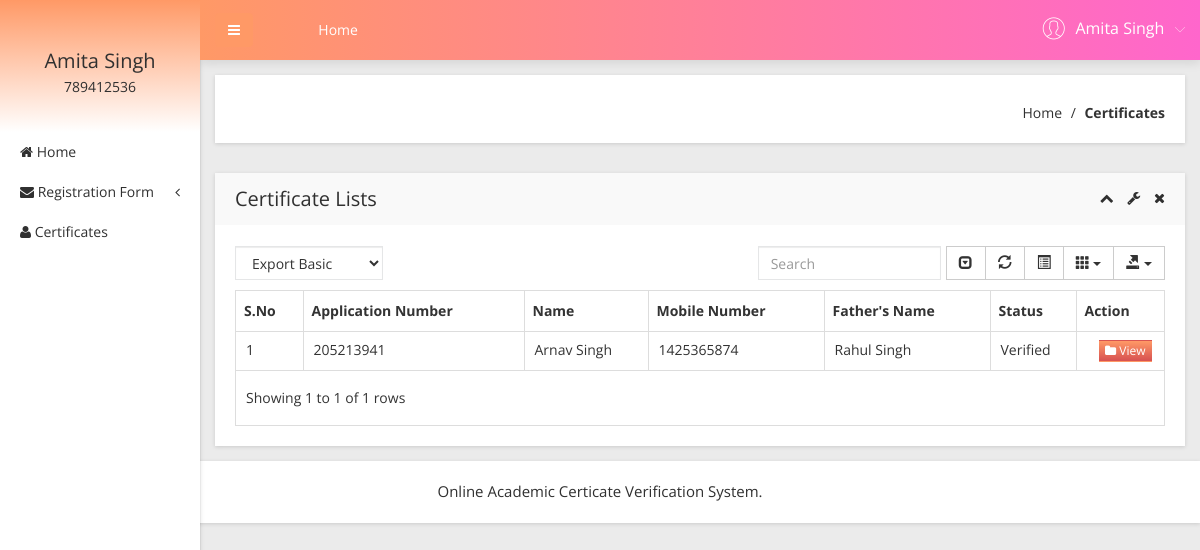
Screenshot of /user/certificates-list.php (signed in) with the database file from the repository.
### tables this page shows
CREATE TABLE `tbluser` (
  `ID` int(10) NOT NULL,
  `FirstName` varchar(200) DEFAULT NULL,
  `LastName` varchar(200) DEFAULT NULL,
  `MobileNumber` bigint(11) DEFAULT NULL,
  `Address` mediumtext DEFAULT NULL,
  `Password` varchar(200) NOT NULL,
  `RegDate` timestamp NULL DEFAULT current_timestamp()
);

CREATE TABLE `tblapplication` (
  `ID` int(10) NOT NULL,
  `UserID` int(5) NOT NULL,
  `ApplicationID` varchar(200) DEFAULT NULL,
  `DateofBirth` varchar(200) DEFAULT NULL,
  `Gender` varchar(50) DEFAULT NULL,
  `FullName` varchar(200) DEFAULT NULL,
  `PlaceofBirth` varchar(200) DEFAULT NULL,
  `NameofFather` varchar(200) DEFAULT NULL,
  `NameOfMother` varchar(120) DEFAULT NULL,
  `PermanentAdd` mediumtext DEFAULT NULL,
  `PostalAdd` mediumtext DEFAULT NULL,
  `MobileNumber` bigint(10) DEFAULT NULL,
  `Email` varchar(200) DEFAULT NULL,
  `Dateofapply` timestamp NULL DEFAULT current_timestamp(),
  `Remark` varchar(200) DEFAULT NULL,
  `Status` varchar(50) DEFAULT NULL,
  `UpdationDate` timestamp NULL DEFAULT NULL ON UPDATE current_timestamp()
);

### user/certificates-list.php (the view, shortened to what this page needs)
<?php
include('includes/dbconnection.php');
if (strlen($_SESSION['obcsuid']==0)) {
  header('location:logout.php');
  } else{
  ?>
<!doctype html>
<html class="no-js" lang="en">
<head>
    <link rel="stylesheet" href="css/bootstrap.min.css">
    <link rel="stylesheet" href="css/font-awesome.min.css">
    <link rel="stylesheet" href="css/adminpro-custon-icon.css">
    <link rel="stylesheet" href="css/meanmenu.min.css">
    <link rel="stylesheet" href="css/jquery.mCustomScrollbar.min.css">
    <link rel="stylesheet" href="css/animate.css">
    <link rel="stylesheet" href="css/data-table/bootstrap-table.css">
    <link rel="stylesheet" href="css/data-table/bootstrap-editable.css">
    <link rel="stylesheet" href="css/normalize.css">
    <link rel="stylesheet" href="css/c3.min.css">
    <link rel="stylesheet" href="style.css">
    <link rel="stylesheet" href="css/responsive.css">
</head>
<body class="materialdesign">
    <div class="wrapper-pro">
      <?php include_once('includes/sidebar.php');?>
        <?php include_once('includes/header.php');?>
            <div class="breadcome-area mg-b-30 small-dn">
                <div class="container-fluid">
                    <div class="row">
                        <div class="col-lg-12">
                            <div class="breadcome-list shadow-reset">
                                <div class="row">
                                    <div class="col-lg-12">
                                        <ul class="breadcome-menu">
                                            <li><a href="dashboard.php">Home</a> <span class="bread-slash">/</span>
                                            </li>
                                            <li><span class="bread-blod">Certificates</span>
                                            </li>
                                        </ul>
                                    </div>
                                </div>
                            </div>
                        </div>
                    </div>
                </div>
            </div>
            <div class="data-table-area mg-b-15">
                <div class="container-fluid">
                    <div class="row">
                        <div class="col-lg-12">
                            <div class="sparkline13-list shadow-reset">
                                <div class="sparkline13-hd">
                                    <div class="main-sparkline13-hd">
                                        <h1>Certificate Lists</h1>
                                        <div class="sparkline13-outline-icon">
                                            <span class="sparkline13-collapse-link"><i class="fa fa-chevron-up"></i></span>
                                            <span><i class="fa fa-wrench"></i></span>
                                            <span class="sparkline13-collapse-close"><i class="fa fa-times"></i></span>
                                        </div>
                                    </div>
                                </div>
                                <div class="sparkline13-graph">
                                    <div class="datatable-dashv1-list custom-datatable-overright">
                                        <div id="toolbar">
                                            <select class="form-control">
                                                <option value="">Export Basic</option>
                                            </select>
                                        </div>
                                        <table id="table" data-toggle="table" data-pagination="true" data-search="true" data-show-columns="true" data-show-pagination-switch="true" data-show-refresh="true" data-key-events="true" data-show-toggle="true" data-resizable="true" data-cookie="true" data-cookie-id-table="saveId" data-show-export="true" data-click-to-select="true" data-toolbar="#toolbar">
                                            <thead>
                                                <tr>
                                                    <th>S.No</th>
                                                    <th>Application Number</th>
                                                    <th>Name</th>
                                                    <th >Mobile Number</th>
                                                    <th>Father's Name</th>
                                                    <th>Status</th>
                                                    <th data-field="action">Action</th>
                                                </tr>
                                            </thead>
                                            <tbody>
                                              <?php
                                            $uid= $_SESSION['obcsuid'];
$sql="SELECT * from tblapplication where UserID=:uid and Status='Verified'";
$query = $dbh -> prepare($sql);
$query-> bindParam(':uid', $uid, PDO::PARAM_STR);
$query->execute();
$results=$query->fetchAll(PDO::FETCH_OBJ);
$cnt=1;
if($query->rowCount() > 0)
{
foreach($results as $row)
{               ?>
                                                <tr>
                                                    <td><?php echo htmlentities($cnt);?></td>
                                                    <td><?php  echo htmlentities($row->ApplicationID);?></td>
                                                    <td><?php  echo htmlentities($row->FullName);?></td>
                                                   <td><?php  echo htmlentities($row->MobileNumber);?></td>
                                                    <td><?php  echo htmlentities($row->NameofFather);?></td>
                                                  <?php if($row->Status==""){ ?>
                     <td><?php echo "Still Pending"; ?></td>
<?php } else { ?>                  <td><?php  echo htmlentities($row->Status);?>
                  </td>
                  <?php } ?>
                                                    <td class="datatable-ct"><a href="certificates.php?viewid=<?php echo htmlentities ($row->ID);?>"><button class="btn btn-white btn-action btn-xs"><i class="fa fa-folder"></i> View</button></a>
                                                    </td>
                                                </tr>
                                             <?php $cnt=$cnt+1;}} ?>
                                            </tbody>
                                        </table>
                                    </div>
                                </div>
                            </div>
                        </div>
                    </div>
                </div>
            </div>
        </div>
    </div>
  <?php include_once('includes/footer.php');?>
</body>
</html><?php }  ?>

### user/includes/sidebar.php (shortened to what this page needs)
        <?php
include('includes/dbconnection.php');
if (strlen($_SESSION['obcsuid']==0)) {
  header('location:logout.php');
  } else{
  ?>
  <div class="left-sidebar-pro">
            <nav id="sidebar">
                <div class="sidebar-header">
                     <?php
$uid=$_SESSION['obcsuid'];
$sql="SELECT FirstName,LastName,MobileNumber from  tbluser where ID=:uid";
$query = $dbh -> prepare($sql);
$query->bindParam(':uid',$uid,PDO::PARAM_STR);
$query->execute();
$results=$query->fetchAll(PDO::FETCH_OBJ);
$cnt=1;
if($query->rowCount() > 0)
{
foreach($results as $row)
{               ?>
                    <h3><?php  echo $row->FirstName;?>  <?php  echo $row->LastName;?></h3>
                    <p><?php  echo $row->MobileNumber;?></p><?php $cnt=$cnt+1;}} ?>
                </div>
                <div class="left-custom-menu-adp-wrap">
                    <ul class="nav navbar-nav left-sidebar-menu-pro">
                        <li class="nav-item">
                            <a href="dashboard.php" role="button" aria-expanded="false"><i class="fa big-icon fa-home"></i> <span class="mini-dn">Home</span> </a>
                        </li>
                        <li class="nav-item"><a href="#" data-toggle="dropdown" role="button" aria-expanded="false" class="nav-link dropdown-toggle"><i class="fa big-icon fa-envelope"></i> <span class="mini-dn">Registration Form</span> <span class="indicator-right-menu mini-dn"><i class="fa indicator-mn fa-angle-left"></i></span></a>
                        </li>
                       <li class="nav-item">
                            <a href="certificates-list.php" role="button" aria-expanded="false"><i class="fa big-icon fa-user"></i> <span class="mini-dn">Certificates</span> </a>
                        </li>
                    </ul>
                </div>
            </nav>
        </div><?php }  ?>

### user/includes/header.php (shortened to what this page needs)
       <?php
include('includes/dbconnection.php');
if (strlen($_SESSION['obcsuid']==0)) {
  header('location:logout.php');
  } else{
  ?>
 <div class="content-inner-all">
            <div class="header-top-area">
                <div class="fixed-header-top">
                    <div class="container-fluid">
                        <div class="row">
                            <div class="col-lg-1 col-md-6 col-sm-6 col-xs-12">
                                <button type="button" id="sidebarCollapse" class="btn bar-button-pro header-drl-controller-btn btn-info navbar-btn">
                                    <i class="fa fa-bars"></i>
                                </button>
                            </div>
                            <div class="col-lg-6 col-md-1 col-sm-1 col-xs-12">
                                <div class="header-top-menu tabl-d-n">
                                    <ul class="nav navbar-nav mai-top-nav">
                                        <li class="nav-item"><a href="dashboard.php" class="nav-link">Home</a>
                                        </li>
                                    </ul>
                                </div>
                            </div>
                            <div class="col-lg-5 col-md-5 col-sm-6 col-xs-12">
                                <div class="header-right-info">
                                    <ul class="nav navbar-nav mai-top-nav header-right-menu">
                                <?php
$uid=$_SESSION['obcsuid'];
$sql="SELECT FirstName,LastName,MobileNumber from  tbluser where ID=:uid";
$query = $dbh -> prepare($sql);
$query->bindParam(':uid',$uid,PDO::PARAM_STR);
$query->execute();
$results=$query->fetchAll(PDO::FETCH_OBJ);
$cnt=1;
if($query->rowCount() > 0)
{
foreach($results as $row)
{               ?>
                                        <li class="nav-item">
                                            <a href="#" data-toggle="dropdown" role="button" aria-expanded="false" class="nav-link dropdown-toggle">
                                                <span class="adminpro-icon adminpro-user-rounded header-riht-inf"></span>
                                                <span class="admin-name"><?php  echo $row->FirstName;?>  <?php  echo $row->LastName;?> </span>
                                                <span class="author-project-icon adminpro-icon adminpro-down-arrow"></span><?php $cnt=$cnt+1;}} ?>
                                            </a>
                                        </li>
                                    </ul>
                                </div>
                            </div>
                        </div>
                    </div>
                </div>
            </div><?php }  ?>

### rows the page displays
tbluser: FirstName "Amita", LastName "Singh", MobileNumber "789412536"
tblapplication: ApplicationID "205213941", FullName "Arnav Singh", MobileNumber "1425365874", NameofFather "Rahul Singh", Status "Verified"
